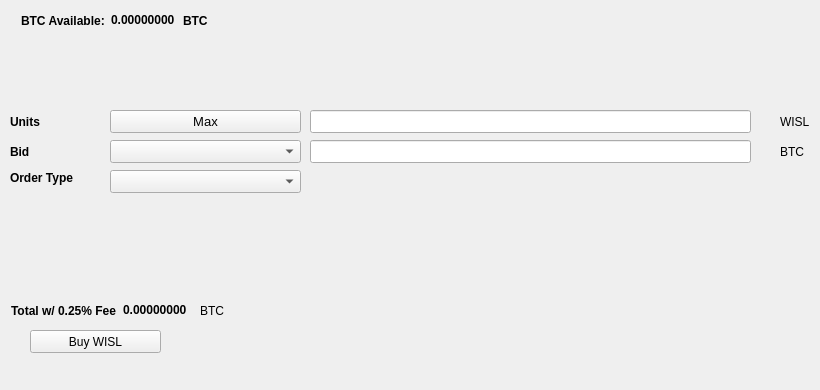
   <widget class="QWidget" name="BuyTab">
    <attribute name="title">
     <string>Buy</string>
    </attribute>
    <widget class="QPushButton" name="BuyWISL">
     <property name="geometry">
      <rect>
       <x>30</x>
       <y>330</y>
       <width>131</width>
       <height>23</height>
      </rect>
     </property>
     <property name="text">
      <string>Buy WISL</string>
     </property>
     <property name="icon">
      <iconset resource="../whistle.qrc">
       <normaloff>:/icons/bitcoin</normaloff>:/icons/bitcoin</iconset>
     </property>
    </widget>
    <widget class="QLabel" name="label_3">
     <property name="geometry">
      <rect>
       <x>10</x>
       <y>110</y>
       <width>46</width>
       <height>23</height>
      </rect>
     </property>
     <property name="font">
      <font>
       <weight>75</weight>
       <bold>true</bold>
      </font>
     </property>
     <property name="text">
      <string>Units</string>
     </property>
    </widget>
    <widget class="QLineEdit" name="UnitsInput">
     <property name="geometry">
      <rect>
       <x>310</x>
       <y>110</y>
       <width>441</width>
       <height>23</height>
      </rect>
     </property>
     <property name="font">
      <font>
       <pointsize>9</pointsize>
       <weight>75</weight>
       <bold>true</bold>
      </font>
     </property>
    </widget>
    <widget class="QLineEdit" name="BuyBidPriceEdit">
     <property name="geometry">
      <rect>
       <x>310</x>
       <y>140</y>
       <width>441</width>
       <height>23</height>
      </rect>
     </property>
     <property name="font">
      <font>
       <pointsize>9</pointsize>
       <weight>75</weight>
       <bold>true</bold>
      </font>
     </property>
    </widget>
    <widget class="QLabel" name="label_4">
     <property name="geometry">
      <rect>
       <x>780</x>
       <y>110</y>
       <width>31</width>
       <height>23</height>
      </rect>
     </property>
     <property name="text">
      <string>WISL</string>
     </property>
    </widget>
    <widget class="QLabel" name="label_5">
     <property name="geometry">
      <rect>
       <x>780</x>
       <y>140</y>
       <width>31</width>
       <height>23</height>
      </rect>
     </property>
     <property name="text">
      <string>BTC</string>
     </property>
    </widget>
    <widget class="QLabel" name="label_6">
     <property name="geometry">
      <rect>
       <x>10</x>
       <y>140</y>
       <width>46</width>
       <height>23</height>
      </rect>
     </property>
     <property name="font">
      <font>
       <weight>75</weight>
       <bold>true</bold>
      </font>
     </property>
     <property name="text">
      <string>Bid</string>
     </property>
    </widget>
    <widget class="QLabel" name="label_7">
     <property name="geometry">
      <rect>
       <x>10</x>
       <y>170</y>
       <width>91</width>
       <height>16</height>
      </rect>
     </property>
     <property name="font">
      <font>
       <weight>75</weight>
       <bold>true</bold>
      </font>
     </property>
     <property name="text">
      <string>Order Type</string>
     </property>
    </widget>
    <widget class="QPushButton" name="Buy_Max_Amount">
     <property name="geometry">
      <rect>
       <x>110</x>
       <y>110</y>
       <width>191</width>
       <height>23</height>
      </rect>
     </property>
     <property name="font">
      <font>
       <pointsize>10</pointsize>
      </font>
     </property>
     <property name="text">
      <string>Max</string>
     </property>
    </widget>
    <widget class="QComboBox" name="BuyBidcomboBox">
     <property name="geometry">
      <rect>
       <x>110</x>
       <y>140</y>
       <width>191</width>
       <height>23</height>
      </rect>
     </property>
     <property name="font">
      <font>
       <pointsize>10</pointsize>
      </font>
     </property>
    </widget>
    <widget class="QComboBox" name="buyOrdertypeCombo">
     <property name="geometry">
      <rect>
       <x>110</x>
       <y>170</y>
       <width>191</width>
       <height>23</height>
      </rect>
     </property>
     <property name="font">
      <font>
       <pointsize>10</pointsize>
      </font>
     </property>
    </widget>
    <widget class="QWidget" name="layoutWidget1">
     <property name="geometry">
      <rect>
       <x>21</x>
       <y>11</y>
       <width>227</width>
       <height>19</height>
      </rect>
     </property>
     <layout class="QHBoxLayout" name="horizontalLayout_3">
      <item>
       <widget class="QLabel" name="label232">
        <property name="font">
         <font>
          <weight>75</weight>
          <bold>true</bold>
         </font>
        </property>
        <property name="text">
         <string>BTC Available:</string>
        </property>
       </widget>
      </item>
      <item>
       <widget class="QLabel" name="BtcAvailableLbl">
        <property name="palette">
         <palette>
          <active>
           <colorrole role="WindowText">
            <brush brushstyle="SolidPattern">
             <color alpha="255">
              <red>0</red>
              <green>0</green>
              <blue>0</blue>
             </color>
            </brush>
           </colorrole>
           <colorrole role="Button">
            <brush brushstyle="SolidPattern">
             <color alpha="255">
              <red>0</red>
              <green>170</green>
              <blue>0</blue>
             </color>
            </brush>
           </colorrole>
           <colorrole role="Light">
            <brush brushstyle="SolidPattern">
             <color alpha="255">
              <red>0</red>
              <green>255</green>
              <blue>0</blue>
             </color>
            </brush>
           </colorrole>
           <colorrole role="Midlight">
            <brush brushstyle="SolidPattern">
             <color alpha="255">
              <red>0</red>
              <green>212</green>
              <blue>0</blue>
             </color>
            </brush>
           </colorrole>
           <colorrole role="Dark">
            <brush brushstyle="SolidPattern">
             <color alpha="255">
              <red>0</red>
              <green>85</green>
              <blue>0</blue>
             </color>
            </brush>
           </colorrole>
           <colorrole role="Mid">
            <brush brushstyle="SolidPattern">
             <color alpha="255">
              <red>0</red>
              <green>113</green>
              <blue>0</blue>
             </color>
            </brush>
           </colorrole>
           <colorrole role="Text">
            <brush brushstyle="SolidPattern">
             <color alpha="255">
              <red>0</red>
              <green>170</green>
              <blue>0</blue>
             </color>
            </brush>
           </colorrole>
           <colorrole role="BrightText">
            <brush brushstyle="SolidPattern">
             <color alpha="255">
              <red>255</red>
              <green>255</green>
              <blue>255</blue>
             </color>
            </brush>
           </colorrole>
           <colorrole role="ButtonText">
            <brush brushstyle="SolidPattern">
             <color alpha="255">
              <red>0</red>
              <green>0</green>
              <blue>0</blue>
             </color>
            </brush>
           </colorrole>
           <colorrole role="Base">
            <brush brushstyle="SolidPattern">
             <color alpha="255">
              <red>255</red>
              <green>255</green>
              <blue>255</blue>
             </color>
            </brush>
           </colorrole>
           <colorrole role="Window">
            <brush brushstyle="SolidPattern">
             <color alpha="255">
              <red>0</red>
              <green>170</green>
              <blue>0</blue>
             </color>
            </brush>
           </colorrole>
           <colorrole role="Shadow">
            <brush brushstyle="SolidPattern">
             <color alpha="255">
              <red>0</red>
              <green>0</green>
              <blue>0</blue>
             </color>
            </brush>
           </colorrole>
           <colorrole role="AlternateBase">
            <brush brushstyle="SolidPattern">
             <color alpha="255">
              <red>127</red>
              <green>212</green>
              <blue>127</blue>
             </color>
            </brush>
           </colorrole>
           <colorrole role="ToolTipBase">
            <brush brushstyle="SolidPattern">
             <color alpha="255">
              <red>255</red>
              <green>255</green>
              <blue>220</blue>
             </color>
            </brush>
           </colorrole>
           <colorrole role="ToolTipText">
            <brush brushstyle="SolidPattern">
             <color alpha="255">
              <red>0</red>
              <green>0</green>
              <blue>0</blue>
             </color>
            </brush>
           </colorrole>
          </active>
          <inactive>
           <colorrole role="WindowText">
            <brush brushstyle="SolidPattern">
             <color alpha="255">
              <red>0</red>
              <green>0</green>
              <blue>0</blue>
             </color>
            </brush>
           </colorrole>
           <colorrole role="Button">
            <brush brushstyle="SolidPattern">
             <color alpha="255">
              <red>0</red>
              <green>170</green>
              <blue>0</blue>
             </color>
            </brush>
           </colorrole>
           <colorrole role="Light">
            <brush brushstyle="SolidPattern">
             <color alpha="255">
              <red>0</red>
              <green>255</green>
              <blue>0</blue>
             </color>
            </brush>
           </colorrole>
           <colorrole role="Midlight">
            <brush brushstyle="SolidPattern">
             <color alpha="255">
              <red>0</red>
              <green>212</green>
              <blue>0</blue>
             </color>
            </brush>
           </colorrole>
           <colorrole role="Dark">
            <brush brushstyle="SolidPattern">
             <color alpha="255">
              <red>0</red>
              <green>85</green>
              <blue>0</blue>
             </color>
            </brush>
           </colorrole>
           <colorrole role="Mid">
            <brush brushstyle="SolidPattern">
             <color alpha="255">
              <red>0</red>
              <green>113</green>
              <blue>0</blue>
             </color>
            </brush>
           </colorrole>
           <colorrole role="Text">
            <brush brushstyle="SolidPattern">
             <color alpha="255">
              <red>0</red>
              <green>170</green>
              <blue>0</blue>
             </color>
            </brush>
           </colorrole>
           <colorrole role="BrightText">
            <brush brushstyle="SolidPattern">
             <color alpha="255">
              <red>255</red>
              <green>255</green>
              <blue>255</blue>
             </color>
            </brush>
           </colorrole>
           <colorrole role="ButtonText">
            <brush brushstyle="SolidPattern">
             <color alpha="255">
              <red>0</red>
              <green>0</green>
              <blue>0</blue>
             </color>
            </brush>
           </colorrole>
           <colorrole role="Base">
            <brush brushstyle="SolidPattern">
             <color alpha="255">
              <red>255</red>
              <green>255</green>
              <blue>255</blue>
             </color>
            </brush>
           </colorrole>
           <colorrole role="Window">
            <brush brushstyle="SolidPattern">
             <color alpha="255">
              <red>0</red>
              <green>170</green>
              <blue>0</blue>
             </color>
            </brush>
           </colorrole>
           <colorrole role="Shadow">
            <brush brushstyle="SolidPattern">
             <color alpha="255">
              <red>0</red>
              <green>0</green>
              <blue>0</blue>
             </color>
            </brush>
           </colorrole>
           <colorrole role="AlternateBase">
            <brush brushstyle="SolidPattern">
             <color alpha="255">
              <red>127</red>
              <green>212</green>
              <blue>127</blue>
             </color>
            </brush>
           </colorrole>
           <colorrole role="ToolTipBase">
            <brush brushstyle="SolidPattern">
             <color alpha="255">
              <red>255</red>
              <green>255</green>
              <blue>220</blue>
             </color>
            </brush>
           </colorrole>
           <colorrole role="ToolTipText">
            <brush brushstyle="SolidPattern">
             <color alpha="255">
              <red>0</red>
              <green>0</green>
              <blue>0</blue>
             </color>
            </brush>
           </colorrole>
          </inactive>
          <disabled>
           <colorrole role="WindowText">
            <brush brushstyle="SolidPattern">
             <color alpha="255">
              <red>0</red>
              <green>85</green>
              <blue>0</blue>
             </color>
            </brush>
           </colorrole>
           <colorrole role="Button">
            <brush brushstyle="SolidPattern">
             <color alpha="255">
              <red>0</red>
              <green>170</green>
              <blue>0</blue>
             </color>
            </brush>
           </colorrole>
           <colorrole role="Light">
            <brush brushstyle="SolidPattern">
             <color alpha="255">
              <red>0</red>
              <green>255</green>
              <blue>0</blue>
             </color>
            </brush>
           </colorrole>
           <colorrole role="Midlight">
            <brush brushstyle="SolidPattern">
             <color alpha="255">
              <red>0</red>
              <green>212</green>
              <blue>0</blue>
             </color>
            </brush>
           </colorrole>
           <colorrole role="Dark">
            <brush brushstyle="SolidPattern">
             <color alpha="255">
              <red>0</red>
              <green>85</green>
              <blue>0</blue>
             </color>
            </brush>
           </colorrole>
           <colorrole role="Mid">
            <brush brushstyle="SolidPattern">
             <color alpha="255">
              <red>0</red>
              <green>113</green>
              <blue>0</blue>
             </color>
            </brush>
           </colorrole>
           <colorrole role="Text">
            <brush brushstyle="SolidPattern">
             <color alpha="255">
              <red>0</red>
              <green>85</green>
              <blue>0</blue>
             </color>
            </brush>
           </colorrole>
           <colorrole role="BrightText">
            <brush brushstyle="SolidPattern">
             <color alpha="255">
              <red>255</red>
              <green>255</green>
              <blue>255</blue>
             </color>
            </brush>
           </colorrole>
           <colorrole role="ButtonText">
            <brush brushstyle="SolidPattern">
             <color alpha="255">
              <red>0</red>
              <green>85</green>
              <blue>0</blue>
             </color>
            </brush>
           </colorrole>
           <colorrole role="Base">
            <brush brushstyle="SolidPattern">
             <color alpha="255">
              <red>0</red>
              <green>170</green>
              <blue>0</blue>
             </color>
            </brush>
           </colorrole>
           <colorrole role="Window">
            <brush brushstyle="SolidPattern">
             <color alpha="255">
              <red>0</red>
              <green>170</green>
              <blue>0</blue>
             </color>
            </brush>
           </colorrole>
           <colorrole role="Shadow">
            <brush brushstyle="SolidPattern">
             <color alpha="255">
              <red>0</red>
              <green>0</green>
              <blue>0</blue>
             </color>
            </brush>
           </colorrole>
           <colorrole role="AlternateBase">
            <brush brushstyle="SolidPattern">
             <color alpha="255">
              <red>0</red>
              <green>170</green>
              <blue>0</blue>
             </color>
            </brush>
           </colorrole>
           <colorrole role="ToolTipBase">
            <brush brushstyle="SolidPattern">
             <color alpha="255">
              <red>255</red>
              <green>255</green>
              <blue>220</blue>
             </color>
            </brush>
           </colorrole>
           <colorrole role="ToolTipText">
            <brush brushstyle="SolidPattern">
             <color alpha="255">
              <red>0</red>
              <green>0</green>
              <blue>0</blue>
             </color>
            </brush>
           </colorrole>
          </disabled>
         </palette>
        </property>
        <property name="font">
         <font>
          <weight>75</weight>
          <bold>true</bold>
         </font>
        </property>
        <property name="text">
         <string>0.00000000</string>
        </property>
        <property name="textInteractionFlags">
         <set>Qt::LinksAccessibleByMouse|Qt::TextSelectableByKeyboard|Qt::TextSelectableByMouse</set>
        </property>
       </widget>
      </item>
      <item>
       <widget class="QLabel" name="BtcAvailableLbl_2">
        <property name="font">
         <font>
          <weight>75</weight>
          <bold>true</bold>
         </font>
        </property>
        <property name="text">
         <string>BTC</string>
        </property>
       </widget>
      </item>
     </layout>
    </widget>
    <widget class="QWidget" name="layoutWidge2">
     <property name="geometry">
      <rect>
       <x>11</x>
       <y>301</y>
       <width>259</width>
       <height>19</height>
      </rect>
     </property>
     <layout class="QHBoxLayout" name="horizontalLayout_4">
      <item>
       <widget class="QLabel" name="label_9">
        <property name="font">
         <font>
          <weight>75</weight>
          <bold>true</bold>
         </font>
        </property>
        <property name="text">
         <string>Total w/ 0.25% Fee</string>
        </property>
       </widget>
      </item>
      <item>
       <widget class="QLabel" name="BuyCostLabel">
        <property name="palette">
         <palette>
          <active>
           <colorrole role="WindowText">
            <brush brushstyle="SolidPattern">
             <color alpha="255">
              <red>0</red>
              <green>0</green>
              <blue>0</blue>
             </color>
            </brush>
           </colorrole>
           <colorrole role="Button">
            <brush brushstyle="SolidPattern">
             <color alpha="255">
              <red>0</red>
              <green>170</green>
              <blue>0</blue>
             </color>
            </brush>
           </colorrole>
           <colorrole role="Light">
            <brush brushstyle="SolidPattern">
             <color alpha="255">
              <red>0</red>
              <green>255</green>
              <blue>0</blue>
             </color>
            </brush>
           </colorrole>
           <colorrole role="Midlight">
            <brush brushstyle="SolidPattern">
             <color alpha="255">
              <red>0</red>
              <green>212</green>
              <blue>0</blue>
             </color>
            </brush>
           </colorrole>
           <colorrole role="Dark">
            <brush brushstyle="SolidPattern">
             <color alpha="255">
              <red>0</red>
              <green>85</green>
              <blue>0</blue>
             </color>
            </brush>
           </colorrole>
           <colorrole role="Mid">
            <brush brushstyle="SolidPattern">
             <color alpha="255">
              <red>0</red>
              <green>113</green>
              <blue>0</blue>
             </color>
            </brush>
           </colorrole>
           <colorrole role="Text">
            <brush brushstyle="SolidPattern">
             <color alpha="255">
              <red>0</red>
              <green>170</green>
              <blue>0</blue>
             </color>
            </brush>
           </colorrole>
           <colorrole role="BrightText">
            <brush brushstyle="SolidPattern">
             <color alpha="255">
              <red>255</red>
              <green>255</green>
              <blue>255</blue>
             </color>
            </brush>
           </colorrole>
           <colorrole role="ButtonText">
            <brush brushstyle="SolidPattern">
             <color alpha="255">
              <red>0</red>
              <green>0</green>
              <blue>0</blue>
             </color>
            </brush>
           </colorrole>
           <colorrole role="Base">
            <brush brushstyle="SolidPattern">
             <color alpha="255">
              <red>255</red>
              <green>255</green>
              <blue>255</blue>
             </color>
            </brush>
           </colorrole>
           <colorrole role="Window">
            <brush brushstyle="SolidPattern">
             <color alpha="255">
              <red>0</red>
              <green>170</green>
              <blue>0</blue>
             </color>
            </brush>
           </colorrole>
           <colorrole role="Shadow">
            <brush brushstyle="SolidPattern">
             <color alpha="255">
              <red>0</red>
              <green>0</green>
              <blue>0</blue>
             </color>
            </brush>
           </colorrole>
           <colorrole role="AlternateBase">
            <brush brushstyle="SolidPattern">
             <color alpha="255">
              <red>127</red>
              <green>212</green>
              <blue>127</blue>
             </color>
            </brush>
           </colorrole>
           <colorrole role="ToolTipBase">
            <brush brushstyle="SolidPattern">
             <color alpha="255">
              <red>255</red>
              <green>255</green>
              <blue>220</blue>
             </color>
            </brush>
           </colorrole>
           <colorrole role="ToolTipText">
            <brush brushstyle="SolidPattern">
             <color alpha="255">
              <red>0</red>
              <green>0</green>
              <blue>0</blue>
             </color>
            </brush>
           </colorrole>
          </active>
          <inactive>
           <colorrole role="WindowText">
            <brush brushstyle="SolidPattern">
             <color alpha="255">
              <red>0</red>
              <green>0</green>
              <blue>0</blue>
             </color>
            </brush>
           </colorrole>
           <colorrole role="Button">
            <brush brushstyle="SolidPattern">
             <color alpha="255">
              <red>0</red>
              <green>170</green>
              <blue>0</blue>
             </color>
            </brush>
           </colorrole>
           <colorrole role="Light">
            <brush brushstyle="SolidPattern">
             <color alpha="255">
              <red>0</red>
              <green>255</green>
              <blue>0</blue>
             </color>
            </brush>
           </colorrole>
           <colorrole role="Midlight">
            <brush brushstyle="SolidPattern">
             <color alpha="255">
              <red>0</red>
              <green>212</green>
              <blue>0</blue>
             </color>
            </brush>
           </colorrole>
           <colorrole role="Dark">
            <brush brushstyle="SolidPattern">
             <color alpha="255">
              <red>0</red>
              <green>85</green>
              <blue>0</blue>
             </color>
            </brush>
           </colorrole>
           <colorrole role="Mid">
            <brush brushstyle="SolidPattern">
             <color alpha="255">
              <red>0</red>
              <green>113</green>
              <blue>0</blue>
             </color>
            </brush>
           </colorrole>
           <colorrole role="Text">
            <brush brushstyle="SolidPattern">
             <color alpha="255">
              <red>0</red>
              <green>170</green>
              <blue>0</blue>
             </color>
            </brush>
           </colorrole>
           <colorrole role="BrightText">
            <brush brushstyle="SolidPattern">
             <color alpha="255">
              <red>255</red>
              <green>255</green>
              <blue>255</blue>
             </color>
            </brush>
           </colorrole>
           <colorrole role="ButtonText">
            <brush brushstyle="SolidPattern">
             <color alpha="255">
              <red>0</red>
              <green>0</green>
              <blue>0</blue>
             </color>
            </brush>
           </colorrole>
           <colorrole role="Base">
            <brush brushstyle="SolidPattern">
             <color alpha="255">
              <red>255</red>
              <green>255</green>
              <blue>255</blue>
             </color>
            </brush>
           </colorrole>
           <colorrole role="Window">
            <brush brushstyle="SolidPattern">
             <color alpha="255">
              <red>0</red>
              <green>170</green>
              <blue>0</blue>
             </color>
            </brush>
           </colorrole>
           <colorrole role="Shadow">
            <brush brushstyle="SolidPattern">
             <color alpha="255">
              <red>0</red>
              <green>0</green>
              <blue>0</blue>
             </color>
            </brush>
           </colorrole>
           <colorrole role="AlternateBase">
            <brush brushstyle="SolidPattern">
             <color alpha="255">
              <red>127</red>
              <green>212</green>
              <blue>127</blue>
             </color>
            </brush>
           </colorrole>
           <colorrole role="ToolTipBase">
            <brush brushstyle="SolidPattern">
             <color alpha="255">
              <red>255</red>
              <green>255</green>
              <blue>220</blue>
             </color>
            </brush>
           </colorrole>
           <colorrole role="ToolTipText">
            <brush brushstyle="SolidPattern">
             <color alpha="255">
              <red>0</red>
              <green>0</green>
              <blue>0</blue>
             </color>
            </brush>
           </colorrole>
          </inactive>
          <disabled>
           <colorrole role="WindowText">
            <brush brushstyle="SolidPattern">
             <color alpha="255">
              <red>0</red>
              <green>85</green>
              <blue>0</blue>
             </color>
            </brush>
           </colorrole>
           <colorrole role="Button">
            <brush brushstyle="SolidPattern">
             <color alpha="255">
              <red>0</red>
              <green>170</green>
              <blue>0</blue>
             </color>
            </brush>
           </colorrole>
           <colorrole role="Light">
            <brush brushstyle="SolidPattern">
             <color alpha="255">
              <red>0</red>
              <green>255</green>
              <blue>0</blue>
             </color>
            </brush>
           </colorrole>
           <colorrole role="Midlight">
            <brush brushstyle="SolidPattern">
             <color alpha="255">
              <red>0</red>
              <green>212</green>
              <blue>0</blue>
             </color>
            </brush>
           </colorrole>
           <colorrole role="Dark">
            <brush brushstyle="SolidPattern">
             <color alpha="255">
              <red>0</red>
              <green>85</green>
              <blue>0</blue>
             </color>
            </brush>
           </colorrole>
           <colorrole role="Mid">
            <brush brushstyle="SolidPattern">
             <color alpha="255">
              <red>0</red>
              <green>113</green>
              <blue>0</blue>
             </color>
            </brush>
           </colorrole>
           <colorrole role="Text">
            <brush brushstyle="SolidPattern">
             <color alpha="255">
              <red>0</red>
              <green>85</green>
              <blue>0</blue>
             </color>
            </brush>
           </colorrole>
           <colorrole role="BrightText">
            <brush brushstyle="SolidPattern">
             <color alpha="255">
              <red>255</red>
              <green>255</green>
              <blue>255</blue>
             </color>
            </brush>
           </colorrole>
           <colorrole role="ButtonText">
            <brush brushstyle="SolidPattern">
             <color alpha="255">
              <red>0</red>
              <green>85</green>
              <blue>0</blue>
             </color>
            </brush>
           </colorrole>
           <colorrole role="Base">
            <brush brushstyle="SolidPattern">
             <color alpha="255">
              <red>0</red>
              <green>170</green>
              <blue>0</blue>
             </color>
            </brush>
           </colorrole>
           <colorrole role="Window">
            <brush brushstyle="SolidPattern">
             <color alpha="255">
              <red>0</red>
              <green>170</green>
              <blue>0</blue>
             </color>
            </brush>
           </colorrole>
           <colorrole role="Shadow">
            <brush brushstyle="SolidPattern">
             <color alpha="255">
              <red>0</red>
              <green>0</green>
              <blue>0</blue>
             </color>
            </brush>
           </colorrole>
           <colorrole role="AlternateBase">
            <brush brushstyle="SolidPattern">
             <color alpha="255">
              <red>0</red>
              <green>170</green>
              <blue>0</blue>
             </color>
            </brush>
           </colorrole>
           <colorrole role="ToolTipBase">
            <brush brushstyle="SolidPattern">
             <color alpha="255">
              <red>255</red>
              <green>255</green>
              <blue>220</blue>
             </color>
            </brush>
           </colorrole>
           <colorrole role="ToolTipText">
            <brush brushstyle="SolidPattern">
             <color alpha="255">
              <red>0</red>
              <green>0</green>
              <blue>0</blue>
             </color>
            </brush>
           </colorrole>
          </disabled>
         </palette>
        </property>
        <property name="font">
         <font>
          <weight>75</weight>
          <bold>true</bold>
         </font>
        </property>
        <property name="autoFillBackground">
         <bool>false</bool>
        </property>
        <property name="text">
         <string>0.00000000</string>
        </property>
        <property name="textInteractionFlags">
         <set>Qt::LinksAccessibleByMouse|Qt::TextSelectableByMouse</set>
        </property>
       </widget>
      </item>
      <item>
       <widget class="QLabel" name="label_10">
        <property name="font">
         <font>
          <weight>50</weight>
          <bold>false</bold>
         </font>
        </property>
        <property name="text">
         <string>BTC</string>
        </property>
       </widget>
      </item>
     </layout>
    </widget>
    <widget class="QLabel" name="label_24">
     <property name="geometry">
      <rect>
       <x>460</x>
       <y>300</y>
       <width>281</width>
       <height>81</height>
      </rect>
     </property>
     <property name="text">
      <string/>
     </property>
     <property name="pixmap">
      <pixmap>:/images/bittrex</pixmap>
     </property>
    </widget>
   </widget>
